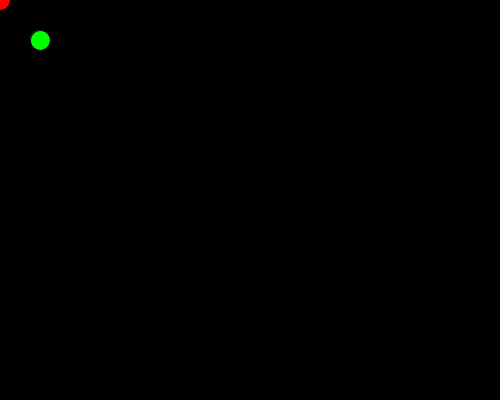
Frame 1 (no input)
Frame 60 (the mouse pressed at the canvas centre just before this capture): identical to frame 1, image omitted
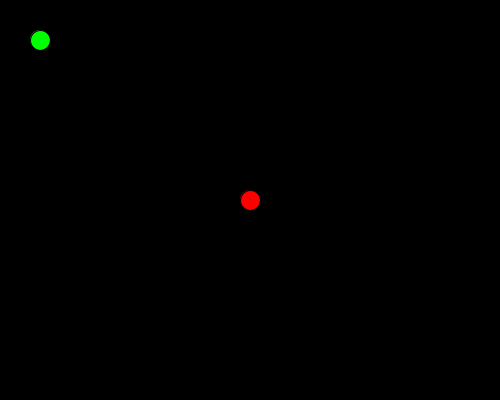
Frame 120 (the mouse held since frame 60 and released just before this capture)

The Processing sketch that drew these frames (run headless with seeded random() and noise(); from frame 60 on, the mouse is pressed at the canvas centre):

// Processing sketch: processing_106340
// ── processing_106340.pde

// SECTION 1
 
int counter;
 
 
 
 
//SECTION 2
void setup() {  //setup function called initially, only once
  size(500, 400);
  }
 
 
//SECTION 3
void draw() {  //draw function loops 
 
    background(0);    // makes it black
 
    fill(255,0,0);
 
    ellipse(mouseX,mouseY,20,20);
 
    fill(0,255,0);
 
    ellipse(40,40,20,20);
 
 
}
